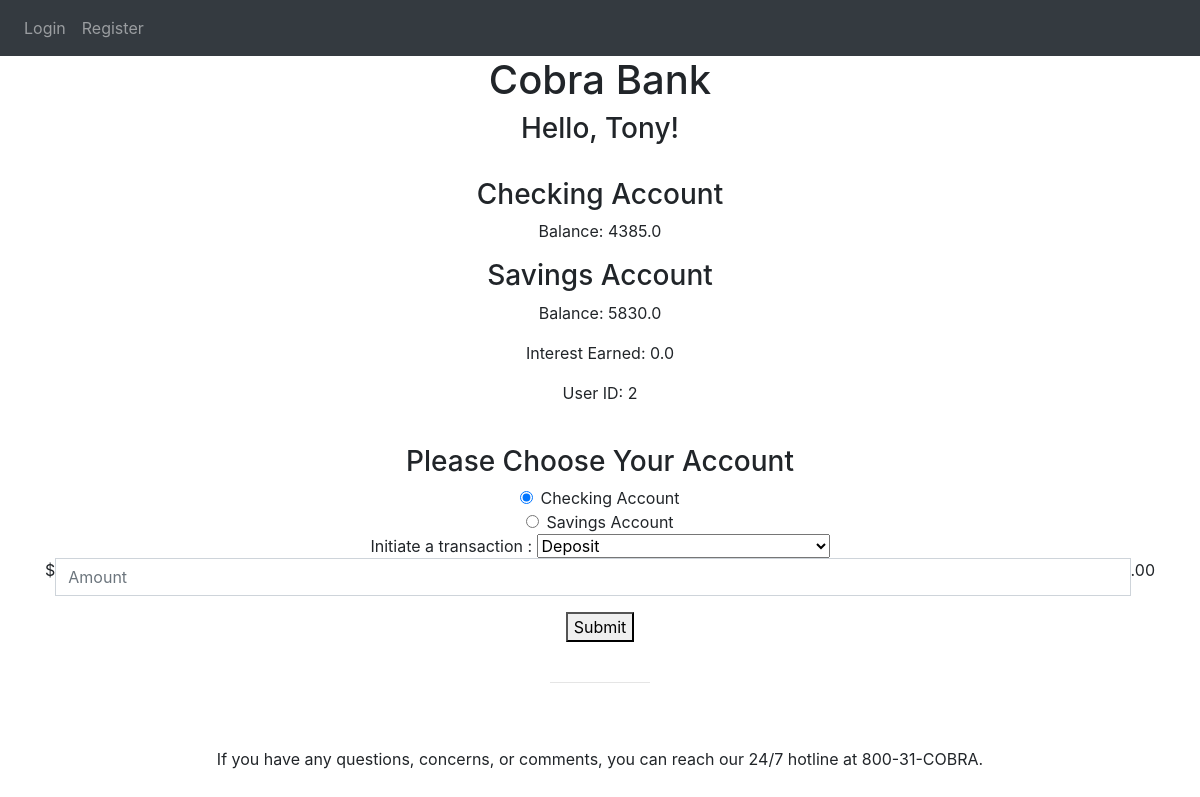
The app's page /home (signed in), older data.
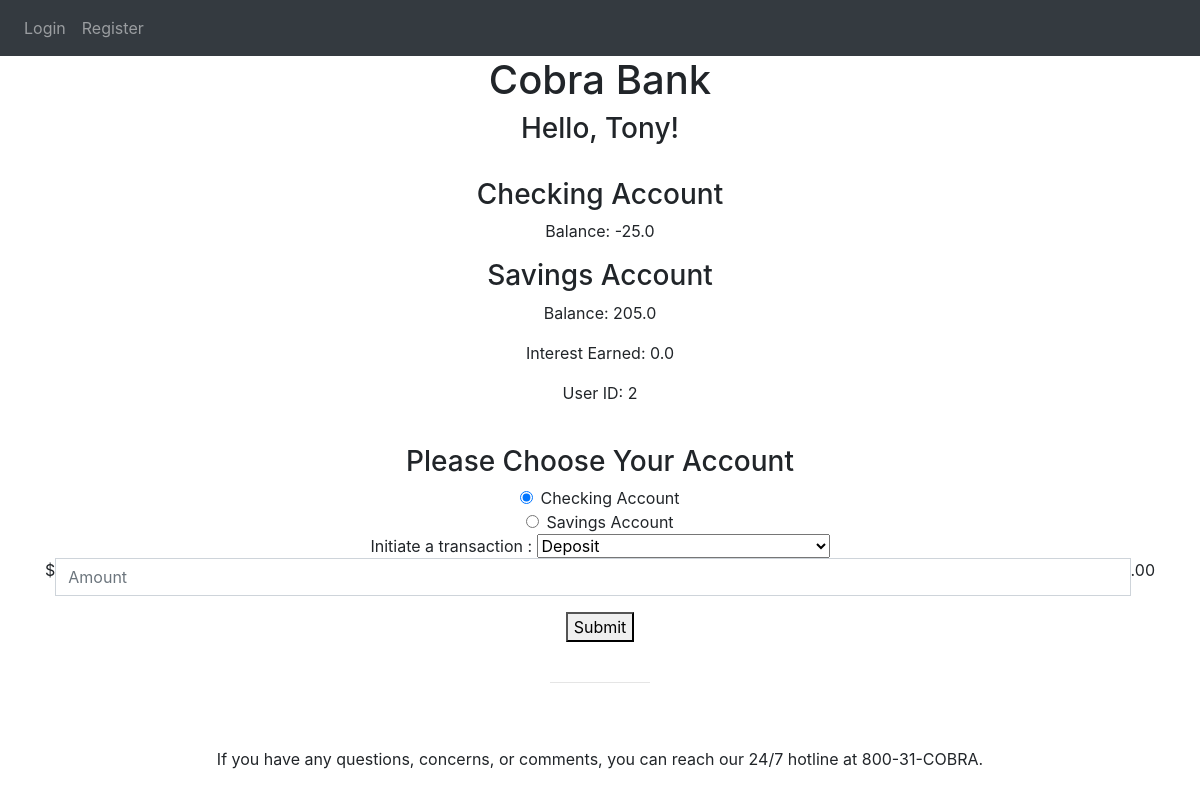
The same page, newer data.
### CobraBankApp/models.py (models this page shows)
class User(db.Model):
    id = db.Column(db.Integer, primary_key=True)
    username = db.Column(db.String(150), unique=True)
    first_name = db.Column(db.String(150))
    last_name = db.Column(db.String(150))
    email = db.Column(db.String(150))
    password = db.Column(db.String(150))
    account = db.relationship('Account')

class Account(db.Model):
    id = db.Column(db.Integer, primary_key=True)
    checking_balance = db.Column(db.Float)
    savings_balance = db.Column(db.Float)
    savings_rate = db.Column(db.Float)
    savings_interest = db.Column(db.Float)
    date_updated = db.Column(db.DateTime(timezone=True))
    user_id = db.Column(db.Integer, db.ForeignKey('user.id'))

### CobraBankApp/views/transactions.py (the view, shortened to what this page needs)
@transactions.route('/home', methods=['GET','POST'])
@auth.restricted_page
def home():
    user = User.query.filter_by(id=g.user).first()
    account = Account.query.filter_by(user_id=user.id).first()
    return render_template(
        'home.html',
        title='Home',
        is_authenticated=True,
        firstname=user.first_name,
        checking=account.checking_balance,
        savings=account.savings_balance,
        interest=account.savings_interest,
        userid = user.id
    )

### CobraBankApp/views/auth.py (called while the page is built)
@auth.before_app_request
def load_user():
    user_id = session.get('user_id')
    user = User.query.filter_by(id=user_id).first()
    if user:
        g.user = user_id
    else:
        g.user = None

def restricted_page(view):
    @functools.wraps(view)
    def wrapped_view(**kwargs):
        if g.user is None:
            flash("Please login to access that page.", category='error')
            return redirect(url_for('logon.login'))
        return view(**kwargs)
    return wrapped_view

### CobraBankApp/templates/home.html (shortened to what this page needs)
{% extends "base.html" %}
{% block content %}
        <div align="center" class="container">
            <h3>Hello, {{firstname}}! </h3>
            <br>
        </div>
        <div align="center" class="container">
            <h3>Checking Account</h3>
            <p>Balance: {{checking}}</p>
            <h3>Savings Account</h3>
            <p>Balance: {{savings}}</p>
            <p>Interest Earned: {{interest}}</p>
            <p>User ID: {{userid}}</p>
        </div>
		<br>
    <form  method = "POST">
        <div class="container" align="center">
            <h3>Please Choose Your Account</h3>
            <div class="form-check">
                <input
                    class="form-check-input"
                    type="radio"
                    name="accountRadio"
                    id="checkingRadio"
                    value="checking"
                    checked
                />
                <label class="form-check-label" for="checkingRadio">
                    Checking Account
                </label>
            </div>
            <div class="form-check">
                <input
                    class="form-check-input"
                    type="radio"
                    name="accountRadio"
                    id="savingsRadio"
                    value="savings"
                />
                <label class="form-check-label" for="savingsRadio">
                    Savings Account
                </label>
            </div>
        </div>
        <div align="center">
            <label class="form-check-label" for="select">
                Initiate a transaction :
            </label>
            <select id="transType" name="transType">
                <option value="deposit" selected>Deposit</option>
            </select><br>
            <div class="form-group col-xs-4">
                <div class="input-group">
                    <div class="input-group-addon">$ </div>
                        <input type="number" class="form-control" id="InputAmount" name="InputAmount" placeholder="Amount" min="0" max="10000" >
                    <div class="input-group-addon">.00 </div>
                </div>
            </div>
            <button type="submit" >Submit</button>
        </div>
    </form>
            <br>
            <hr width="100">
            <br>
        <br>
        <p align="center">If you have any questions, concerns, or comments, you can reach our 24/7 hotline at 800-31-COBRA.</p>
{% endblock %}

### CobraBankApp/templates/base.html (shortened to what this page needs)
<!DOCTYPE html>
<html lang="en">
    <head>
        <link
            rel="stylesheet"
            href="https://stackpath.bootstrapcdn.com/bootstrap/4.4.1/css/bootstrap.min.css"
        />
        <link
            rel="stylesheet"
            href="https://stackpath.bootstrapcdn.com/font-awesome/4.7.0/css/font-awesome.min.css"
        />
    </head>
    <body>
        <nav class="navbar navbar-expand-lg navbar-dark bg-dark">
            <div class="collapse navbar-collapse" id="navbar">
                <div class="navbar-nav">
                    {% if user_authenticated %}
                        <a class="nav-item nav-link" id="home" href="/home">Home</a>
                        <a class="nav-item nav-link" id="logout" href="/logout">Logout</a>
                    {% else %}
                        <a class="nav-item nav-link" id="login" href="/login">Login</a>
                        <a class="nav-item nav-link" id="signUp" href="/register">Register</a>
                    {% endif %}
                </div>
            </div>
        </nav>
        <div class="container">{% block page_title %}<h1 align="center">Cobra Bank</h1>{% endblock %}</div>
        <div class="container">{% block content %}{% endblock %}</div>
    </body>
</html>

Row changes from the older to the newer data that the page shows:
changed Account: checking_balance "4385.0" → "-25.0"; savings_balance "5830.0" → "205.0"
